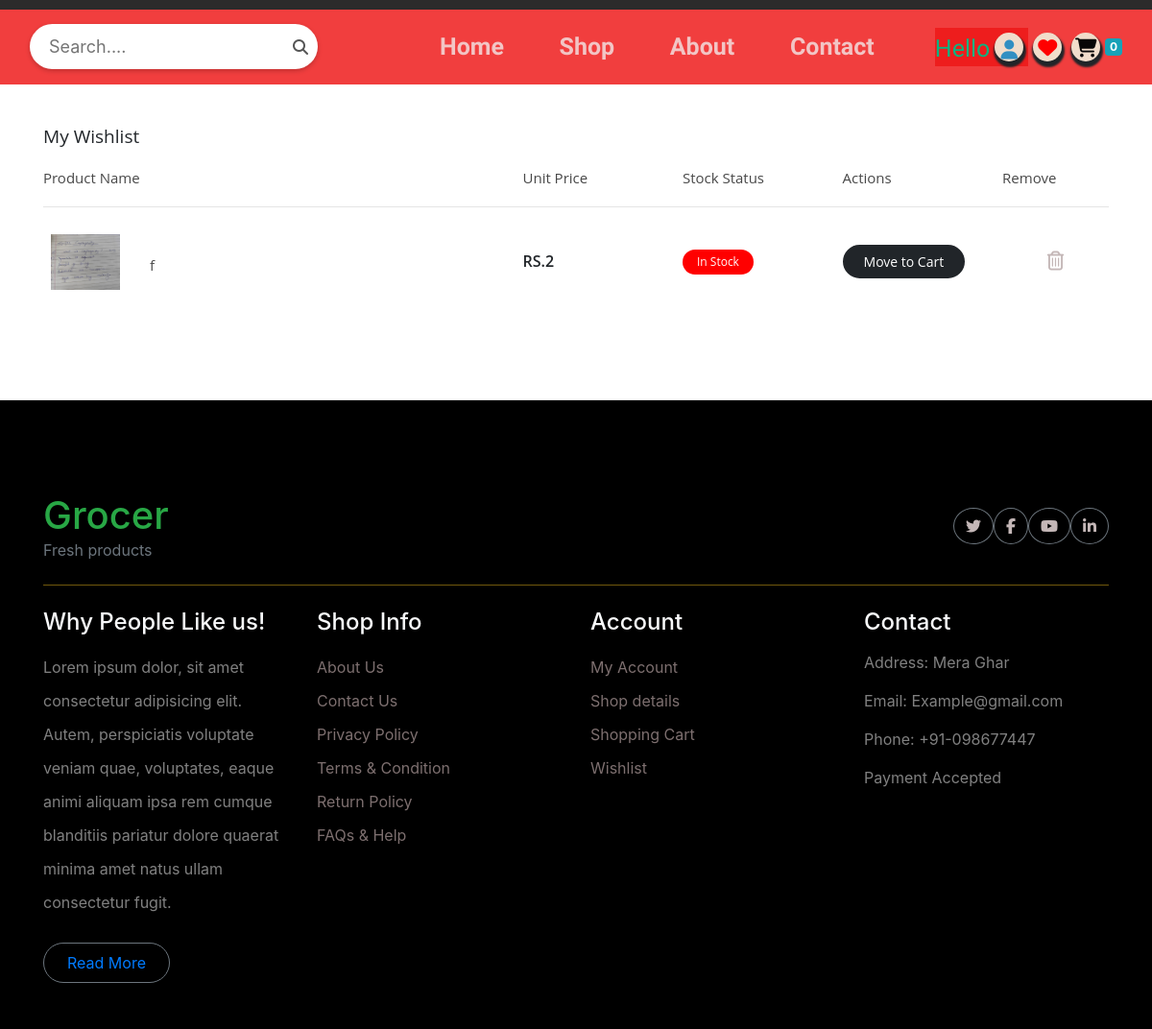
The page /wishlist/ (signed in) on the database its author committed.
### superadmin/models.py (models this page shows)
class Cart(models.Model):
    customer = models.ForeignKey('web.Customer', on_delete=models.CASCADE)
    product = models.ForeignKey('Product', on_delete=models.CASCADE, null=True, blank=True)
    fruit = models.ForeignKey('Fruit', on_delete=models.CASCADE, null=True, blank=True)
    quantity = models.IntegerField()
    total_amt = models.IntegerField()
    status = models.BooleanField(default=1)
    is_wishlist = models.BooleanField(default=False)

class Product(models.Model):
    pname = models.CharField(max_length=255)
    pprice = models.IntegerField()
    psellprice = models.IntegerField()
    pdiscount = models.IntegerField()
    pimage= models.ImageField(upload_to='product', default = '', blank=True)
    category = models.ForeignKey('category',on_delete=models.CASCADE,default=1)
    description= models.TextField()

### web/views.py (the view)
# urls.py: path('wishlist/',views.wishlist,name='wishlist'),
def wishlist(request):
    if 'cust_id' not in request.session:
     return redirect('login')
    cust_id = request.session['cust_id']
    wishlist_items = Cart.objects.filter(customer_id=cust_id, is_wishlist=True)
    return render(request, 'web_html/wishlist.html', {'wishlist_items': wishlist_items})

### web/templates/web_html/wishlist.html (shortened to what this page needs)
<!DOCTYPE html>
{% load static %}
<html lang="en">
    <head>
        <link rel="stylesheet" href="https://cdn.jsdelivr.net/npm/bootstrap@4.6.2/dist/css/bootstrap.min.css"
>
        <link rel="stylesheet" href="https://cdnjs.cloudflare.com/ajax/libs/font-awesome/6.5.2/css/all.min.css"
 />
        <link rel="stylesheet" href="{% static 'css/style.css' %}">
      </head>
<body>
<section class="a">
  </section>
  <header>
    <nav class="navbar sticky-top navbar-expand-lg navbar-light">
      <div class="container-fluid">
        <div class="search-container">
          <input type="text" placeholder="Search....">
          <i class="fa fa-search"></i>
        </div>
        <div class="collapse navbar-collapse" id="navbarSupportedContent">
          <ul class="navbar-nav mx-auto mb-2 mb-lg-0">
            <li class="nav-item">
              <a class="nav-link nav-links" aria-current="page" href="{% url 'home' %}">Home</a>
            </li>
            <li class="nav-item">
              <a class="nav-link nav-links" href="{% url 'shop' %}">Shop</a>
            </li>
            <li class="nav-item">
              <a class="nav-link nav-links" href="{% url 'about' %}">About </a>
            </li>
            <li class="nav-item">
              <a class="nav-link nav-links" href="{% url 'contact' %}">Contact</a>
            </li>
          </ul>
          <div class="icon">
            {% if 'cust_id' in request.session %}
            <div class="dropdown">
              <button style="border: 0; background-color: #ef1616d3; color:#0cb381 ;" type="button"
                data-bs-toggle="dropdown" aria-expanded="false">
                Hello<i class="fa-solid fa-user ii"></i>
              </button>
            </div>
            {% else %}
            <a class="ii" href="{% url 'login' %}"><i class="fa-solid fa-user"></i></a>
            {% endif %}
            <a class="ii" href="{% url 'wishlist' %}"><i class="fa-solid fa-heart"></i></a>
            <a class="ii" href="{% url 'cart_list' %}"><i class="fa-solid fa-cart-shopping"></i></a>
            <spam class="badge badge-info">{{request.session.cart.key|length}}</spam>
          </div>
        </div>
      </div>
    </nav>
  </header>
  <div class="cart-wrap">
    <div class="container">
        <div class="row">
            <div class="col-md-12">
                <div class="main-heading mb-10">My Wishlist</div>
                <div class="table-wishlist">
                    <table cellpadding="0" cellspacing="0" border="0" width="100%">
                        <thead>
                            <tr>
                                <th width="45%">Product Name</th>
                                <th width="15%">Unit Price</th>
                                <th width="15%">Stock Status</th>
                                <th width="15%">Actions</th>
                                <th width="10%">Remove</th>
                            </tr>
                        </thead>
                        <tbody>
                            {% if wishlist_items %}
                                {% for item in wishlist_items %}
                                    {% if item.product %}
                                        {% with 'product' as item_type %}
                                        <tr>
                                            <td width="45%">
                                                <div class="display-flex align-center">
                                                    <div class="img-product">
                                                        <img src="{{ item.product.pimage.url }}" alt="{{ item.product.pname }}" class="mCS_img_loaded">
                                                    </div>
                                                    <div class="name-product">
                                                        {{ item.product.pname }}
                                                    </div>
                                                </div>
                                            </td>
                                            <td width="15%" class="price">RS.{{ item.product.psellprice }}</td>
                                            <td width="15%">
                                                <span class="in-stock-box">
                                                    {% if item.product.category.status %}In Stock{% else %}Out of Stock{% endif %}
                                                </span>
                                            </td>
                                            <td width="15%">
                                                <a href="{% url 'move_to_cart' item.product.id %}?type={{ item_type }}" class="round-black-btn small-btn">Move to Cart</a>
                                            </td>
                                            <td width="10%" class="text-center">
                                                <a href="{% url 'remove_from_wishlist' item.product.id %}?type={{ item_type }}" class="trash-icon">
                                                    <i class="far fa-trash-alt"></i>
                                                </a>
                                            </td>
                                        </tr>
                                        {% endwith %}
                                    {% endif %}
                                {% endfor %}
                            {% else %}
                                <tr>
                                    <td colspan="5" class="text-center">Your wishlist is empty</td>
                                </tr>
                            {% endif %}
                        </tbody>
                    </table>
                </div>
            </div>
        </div>
    </div>
</div>
<footer>
    <div class="container-fluid text-white-50 footer pt-5 mt-5">
      <div class="container py-5">
        <div class="pb-4 mb-4" style="border-bottom: 1px solid rgba(226, 175, 24, 0.5) ;">
          <div class="row g-4">
            <div class="col-lg-3">
              <a href="#">
                <h1 class="text-success mb-0">Grocer</h1>
                <p class="text-secondary mb-0">Fresh products</p>
              </a>
            </div>
            <div class="col-lg-6">
            </div>
            <div class="col-lg-3">
              <div class="d-flex justify-content-end pt-3">
                <a class="btn  btn-outline-secondary me-2 btn-md-square rounded-circle" href="https://x.com/?lang=en"><i
                    class="fab fa-twitter"></i></a>
                <a class="btn btn-outline-secondary me-2 btn-md-square rounded-circle" href="https://www.facebook.com/"><i
                    class="fab fa-facebook-f"></i></a>
                <a class="btn btn-outline-secondary me-2 btn-md-square rounded-circle" href="https://www.youtube.com/"><i
                    class="fab fa-youtube"></i></a>
                <a class="btn btn-outline-secondary btn-md-square rounded-circle" href="https://in.linkedin.com/"><i
                    class="fab fa-linkedin-in"></i></a>
              </div>
            </div>
          </div>
        </div>
        <div class="row g-5">
          <div class="col-lg-3 col-md-6">
            <div class="footer-item">
              <h4 class="text-light mb-3">Why People Like us!</h4>
              <p class="mb-4">Lorem ipsum dolor, sit amet consectetur adipisicing elit. Autem, perspiciatis voluptate
                veniam quae, voluptates, eaque animi aliquam ipsa rem cumque blanditiis pariatur dolore quaerat minima
                amet natus ullam consectetur fugit.</p>
              <a href="{% url 'about' %}" class="btn border-secondary py-2 px-4 rounded-pill text-primary">Read More</a>
            </div>
          </div>
          <div class="col-lg-3 col-md-6">
            <div class="d-flex flex-column text-start footer-item">
              <h4 class="text-light mb-3">Shop Info</h4>
              <a class="btn-link" href="{% url 'about' %}">About Us</a>
              <a class="btn-link" href="{% url 'contact' %}">Contact Us</a>
              <a class="btn-link" href="">Privacy Policy</a>
              <a class="btn-link" href="">Terms & Condition</a>
              <a class="btn-link" href="">Return Policy</a>
              <a class="btn-link" href="">FAQs & Help</a>
            </div>
          </div>
          <div class="col-lg-3 col-md-6">
            <div class="d-flex flex-column text-start footer-item">
              <h4 class="text-light mb-3">Account</h4>
              <a class="btn-link" href="{% url 'profile' %}">My Account</a>
              <a class="btn-link" href="">Shop details</a>
              <a class="btn-link" href="{% url 'cart_list' %}">Shopping Cart</a>
              <a class="btn-link" href="">Wishlist</a>
            </div>
          </div>
          <div class="col-lg-3 col-md-6">
            <div class="footer-item">
              <h4 class="text-light mb-3">Contact</h4>
              <p>Address: Mera Ghar</p>
              <p>Email: Example@gmail.com</p>
              <p>Phone: +91-098677447</p>
              <p>Payment Accepted</p>
            </div>
          </div>
        </div>
      </div>
    </div>
  </footer>
</body>
</html>

### web/static/css/style.css (style rules this page uses)
* { margin: 0; padding: 0; }
.navbar { background-color: #ef1616d3; padding: auto; }
a { text-decoration: none; }
.search-container { position: relative; }
.search-container input { width: 300px; font-size: 18px; padding: 10px 20px; border-radius: 25px; border: none; box-shadow: 0px 2px 5px rgba(0,0,0,0.2); }
.search-container i { position: absolute; top: 50%; right: 10px; transform: translateY(-50%); color: #555; cursor: pointer; }
.fa-heart { color: #ff0000; font-size: 20px; }
.fa-cart-shopping { color: #070606; font-size: 20px; }
.fa-user { color: #318fc2; font-size: 20px; }
.icon { display: flex; justify-content: center; align-items: center; }
.ii { height: 30px; width: 30px; background-color: #f1ddcb; border-radius: 50%; text-align: center; margin: 5px; box-shadow: 1px 4px 2px 2px #212529; line-height: 35px }
.ii i { transition: all 0.3s linear; }
.nav-links, .dropdown { font-size: 25px; font-weight: 600; color: #f2efefc2 !important; text-decoration: none; text-align: center; font-family: "Playpen Sans", cursive; font-optical-sizing: auto; font-style: normal; }
.nav-item { margin-right: 20px; padding:4px; padding-left: 4%; }
.a { background-color:rgb(44, 43, 43); padding: 5px 0px; background-image: url(../image/); }
.a,i,text,.phone,.mail { text-decoration: none; color: rgb(196, 183, 183); }
.cart-wrap { padding: 40px 0; font-family: 'Open Sans', sans-serif; }
.main-heading { font-size: 19px; margin-bottom: 20px; }
.table-wishlist table { width: 100%; }
.table-wishlist thead { border-bottom: 1px solid #e5e5e5; margin-bottom: 5px; }
.table-wishlist thead tr th { padding: 8px 0 18px; color: #484848; font-size: 15px; font-weight: 400; }
.table-wishlist tr td { padding: 25px 0; vertical-align: middle; }
.table-wishlist tr td .img-product { width: 72px; float: left; margin-left: 8px; margin-right: 31px; line-height: 63px; }
.table-wishlist tr td .img-product img { width: 100%; }
.table-wishlist tr td .name-product { font-size: 15px; color: #484848; padding-top: 8px; line-height: 24px; width: 50%; }
.table-wishlist tr td.price { font-weight: 600; }
.display-flex { display: flex; }
.align-center { align-items: center; }
.round-black-btn { border-radius: 25px; background: #212529; color: #fff; padding: 5px 20px; display: inline-block; border: solid 2px #212529; transition: all 0.5s ease-in-out 0s; cursor: pointer; font-size: 14px; }
.mb-10 { margin-bottom: 10px !important; }
.in-stock-box { background: #ff0000; font-size: 12px; text-align: center; border-radius: 25px; padding: 4px 15px; display: inline-block; color: #fff; }
.trash-icon { font-size: 20px; color: #212529; }
.footer { background: #000; }
.footer .footer-item .btn-link { line-height: 35px; color: rgba(250, 222, 222, 0.5); transition: 0.5s; }
.footer .footer-item p.mb-4 { line-height: 35px; }

### rows shown on the page
Cart: product.pimage (picture), product.pname "f", product.psellprice "2", shows "In Stock"

### other values the page prints
{{ request.session.cart.key|length }} "0"
